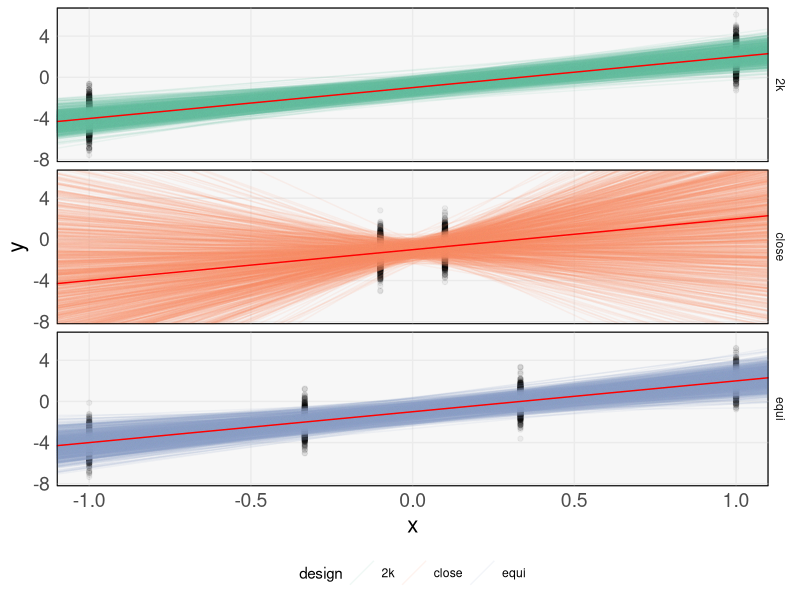
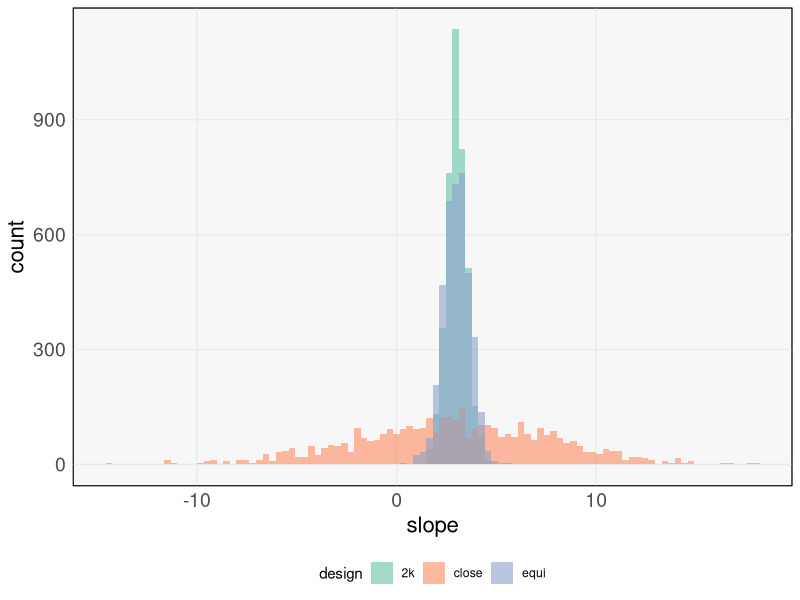
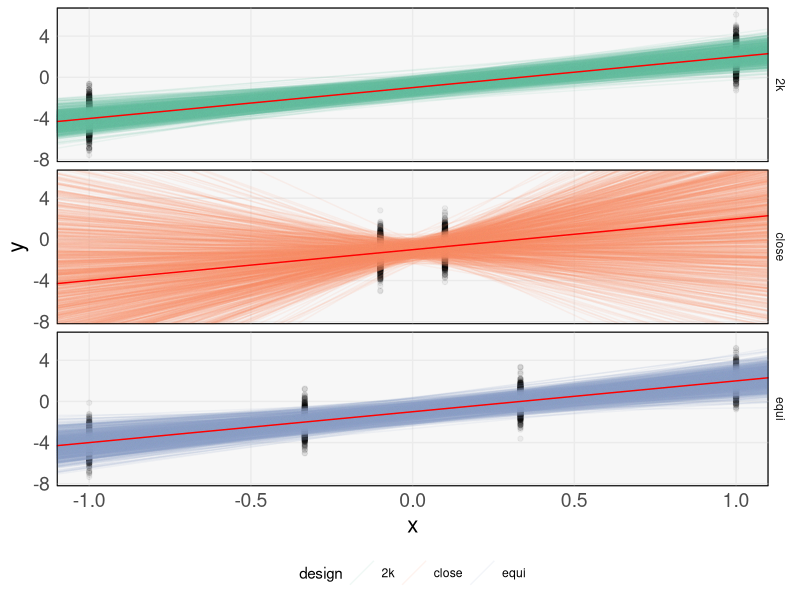
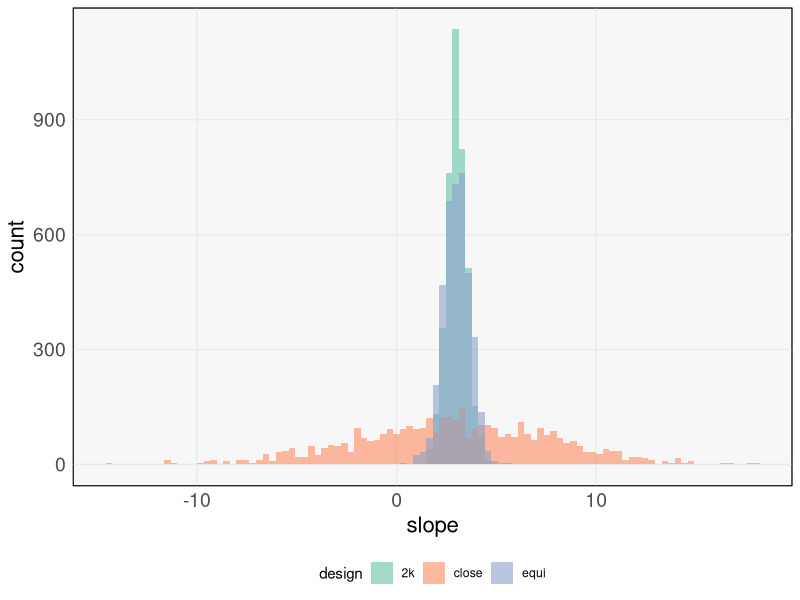

Source code (R) for these figures, in order:
## ---- chunk 1
library(knitr)
opts_chunk$set(cache = FALSE, message = FALSE, warning = FALSE, echo = FALSE, fig.align = "center", fig.show = "hold")
## ---- chunk 2
library(ggplot2)
theme424 <- theme_minimal() + 
  theme(
    panel.grid.minor = element_blank(),
    panel.background = element_rect(fill = "#f7f7f7"),
    panel.border = element_rect(fill = NA, color = "#0c0c0c", size = 0.6),
    axis.text = element_text(size = 14),
    axis.title = element_text(size = 16),
    legend.position = "bottom"
  )
theme_set(theme424)
## ---- chunk 3
f <- function(x, beta=c(-1, 3)) {
  cbind(1, x) %*% matrix(beta, ncol = 1)
}

samples <- function(f, x, sigma2=1) {
 f(x) + rnorm(length(x), 0, sigma2)
}

simulate <- function(x, f, n_runs=1000) {
  sim_data <- vector(length = n_runs, mode = "list")
  for (i in seq_len(n_runs)) {
    y <- samples(f, x)
    fit <- lm(y ~ x)
    sim_data[[i]] <- data.frame(
      rep = i,
      x = x,
      y = y,
      intercept = coef(fit)[1],
      slope = coef(fit)[2]
    )
  }
  
  bind_rows(sim_data)
}
## ---- chunk 4
include_graphics("https://uwmadison.box.com/shared/static/zm5ork632pktbbryzvs4ex6fbvd78z72.png")
include_graphics("https://uwmadison.box.com/shared/static/48czl1on1krut0gquz5arqdb5a81ft40.png")
include_graphics("https://uwmadison.box.com/shared/static/0s7m67r9k447irxr8jdzmta8h0ea2seg.png")
## ---- chunk 5
library(dplyr)

N <- 10
x <- c(rep(-0.1, 2), rep(0.1, 2))
sim_data <- list()
sim_data[["close"]] <- simulate(x, f)
x <- seq(-1, 1, length.out = 4)
sim_data[["equi"]] <- simulate(x, f)
x <- c(rep(-1, 2), rep(1, 2))
sim_data[["2k"]] <- simulate(x, f)
sim_df <- bind_rows(sim_data, .id = "design")
## ---- chunk 6
library(gganimate)
p <- ggplot(sim_df %>% filter(rep < 100)) +
  geom_point(aes(x, y)) +
  geom_abline(slope = 3, intercept = -1, col = "red") +
  geom_abline(aes(slope = slope, intercept = intercept, color = design)) +
  scale_color_brewer(palette = "Set2") +
  facet_grid(design ~ .) +
  transition_time(rep)
animate(p, fps=10)
## ---- chunk 7
ggplot(sim_df) +
  geom_point(aes(x, y), alpha = 0.05) +
  geom_abline(aes(slope = slope, intercept = intercept, color = design), alpha = 0.1) +
  geom_abline(slope = 3, intercept = -1, col = "red") +
  scale_color_brewer(palette = "Set2") +
  facet_grid(design ~ .)
ggsave("~/Desktop/stat424_f21/_slides/week10/optimality_overlaid.png", dpi=600)
ggplot(sim_df) +
  geom_histogram(
    aes(slope, fill = design), 
    position = "identity", bins = 100, alpha = 0.6
  ) +
  scale_fill_brewer(palette = "Set2")
ggsave("~/Desktop/stat424_f21/_slides/week10/optimality_histograms.png", dpi=600)
## ---- chunk 8
include_graphics("https://uwmadison.box.com/shared/static/6xoe5onf01gdpaef6g0qtcstbhb9w72n.png")
## ---- chunk 9
include_graphics("https://uwmadison.box.com/shared/static/9qhkn4dnuqoou7dm02zgkexze5mlaz6z.png")
include_graphics("https://uwmadison.box.com/shared/static/ywt9gxdakwz558bl6j57y1v25uncjjil.png")
include_graphics("https://uwmadison.box.com/shared/static/mpi36bkvrhpuf3ls66jxkqy4mvqoqzfm.png")
